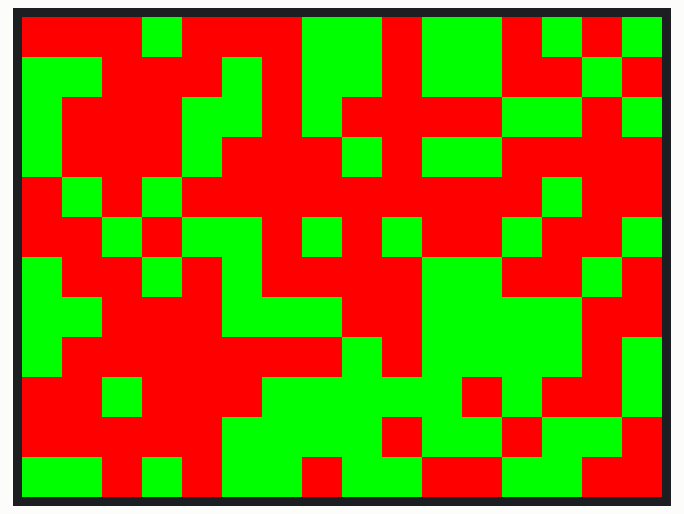
The sketch below on a simulated Arduino Uno, built with avr-gcc and run on an emulated ATmega328P. On the bench: 320×240 colour display. Random numbers use the default seed unless the sketch sets one; what the sketch prints to the serial monitor is not drawn.

Above: at 2.31 s.
At 9.9 s:
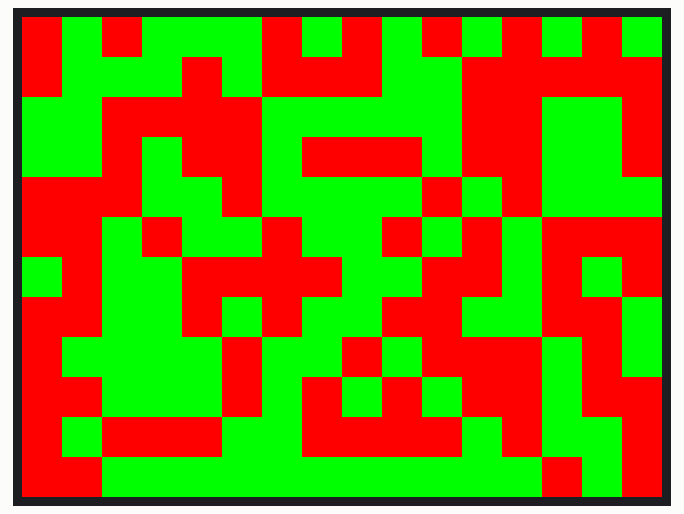
At 18.2 s:
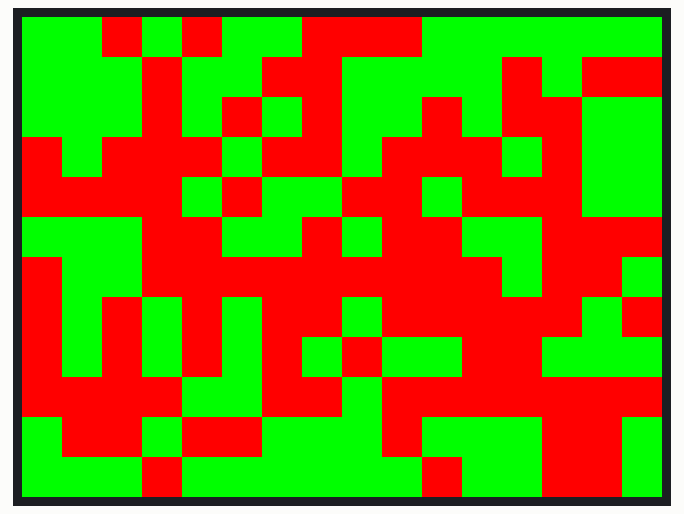
At 25.8 s:
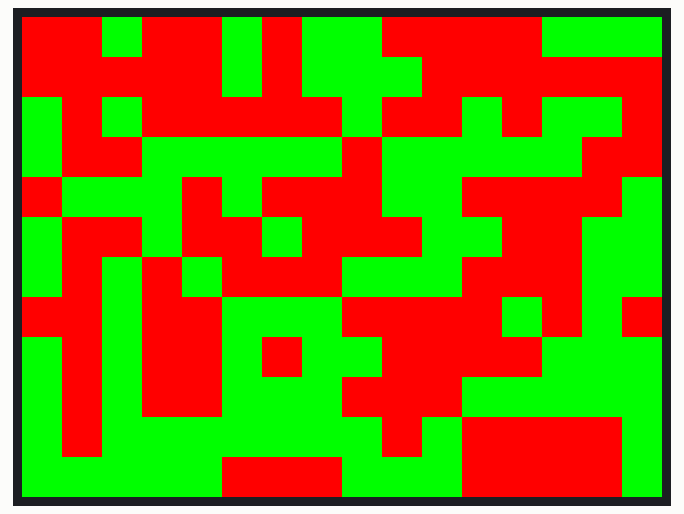
At 32.2 s:
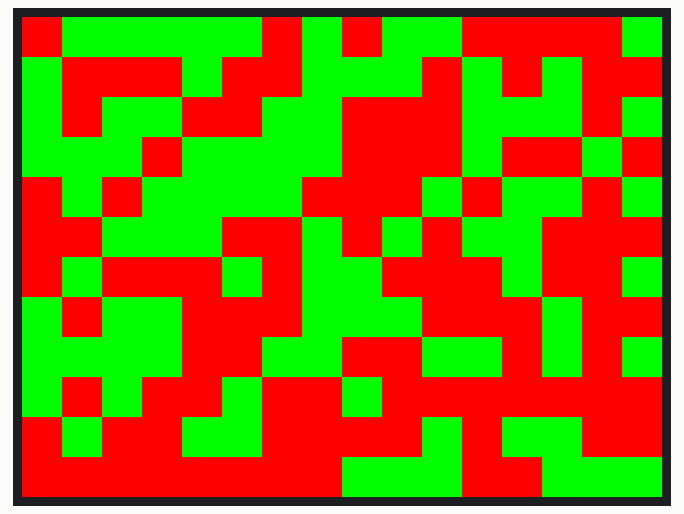
At 36.7 s:
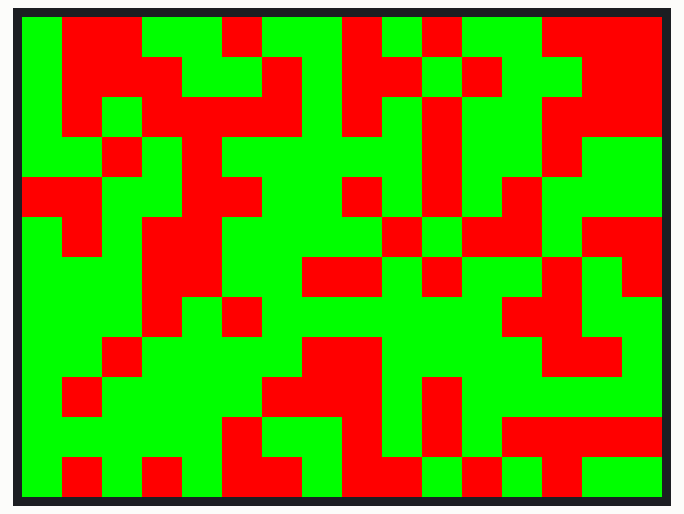

Measured:
- what the display in image 1 shows lasts 1.2 s, from 9.8 s to 11.0 s
- what the display in image 2 shows lasts 1.3 s, from 18.1 s to 19.4 s
- what the display in image 4 shows lasts 1.5 s, from 32.2 s to 33.7 s

The sketch:

RangomTHought.ino
```cpp
// Touch screen library with X Y and Z (pressure) readings as well
// as oversampling to avoid 'bouncing'
// This demo code returns raw readings, public domain

#include <stdint.h>
#include "TouchScreen.h"
#include "Adafruit_GFX.h"    // Core graphics library
#include "MCUFRIEND_kbv.h"   // Hardware-specific library

MCUFRIEND_kbv tft;

long randomNumber;
int buff = 0;
float ones = 0;
float zeros = 0;
float onesPercentage = 0;
float zerosPercentage = 0;

void setup(void) {
  Serial.begin(9600);

  randomSeed(analogRead(A0));

  uint16_t ID = tft.readID();
  tft.begin(ID);
  tft.setRotation(1);
  tft.fillScreen(TFT_BLACK);
/*
     for(int ii = 0; ii < 150; ++ii) {
       for(int jj = 0; jj < 240; ++jj) {
        tft.drawPixel(ii, jj, TFT_RED);
      }
     }
          for(int ii = 320; ii > 170; --ii) {
       for(int jj = 240; jj > 0; --jj) {
        tft.drawPixel(ii, jj, TFT_GREEN);
      }
     }
  */
}

/* 16x12 */
void Draw20x20Chunk(int x, int y, int color)
{
  for(int ii = (x*20); ii < ((x+1)*20); ++ii) {
    for(int jj = (y*20); jj < ((y+1)*20); ++jj) {
      tft.drawPixel(ii, jj, color);
    }
  }
}

int perraka = 25;
int color = TFT_BLACK;
int par = 0;
int impar = 0;
int iterations = 0;
//320 x 240
void loop(void) {

  //delay(1000);

  for(int ii = 0; ii < 16; ++ii) {
    for(int jj = 0; jj < 12; ++jj) {
      int randomNumber = random(2);
      //Serial.println(randomNumber);

      if(randomNumber == 0) {
        color = TFT_GREEN;
        par++;
      } else {
        color = TFT_RED;
        impar++;
      }
      Draw20x20Chunk(ii, jj, color);
      //delay(100);

      if(++iterations == 100) {
        Serial.print(par);
        Serial.print(",");
        Serial.println(impar);
        par = 0;
        impar = 0;
        iterations = 0;
      }

    }
  }

}
```
